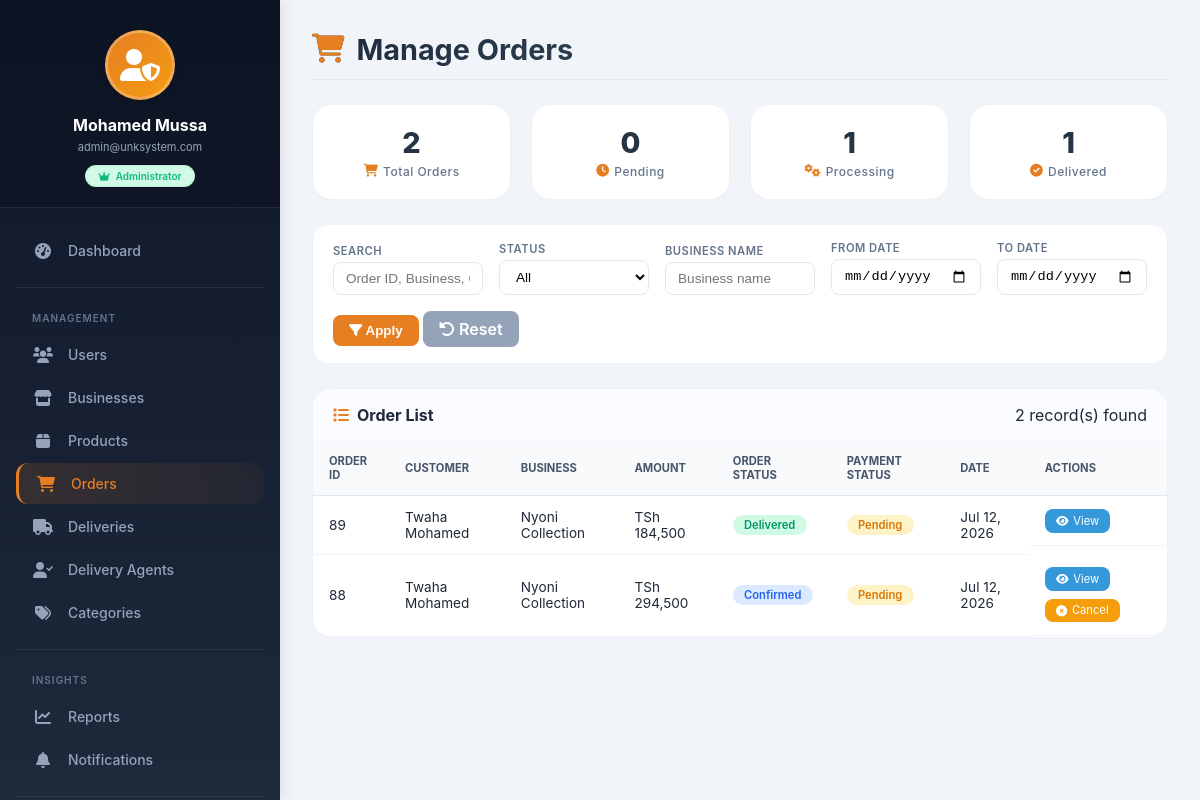
Page /admin/orders/index.php (signed in) on the earlier database version.
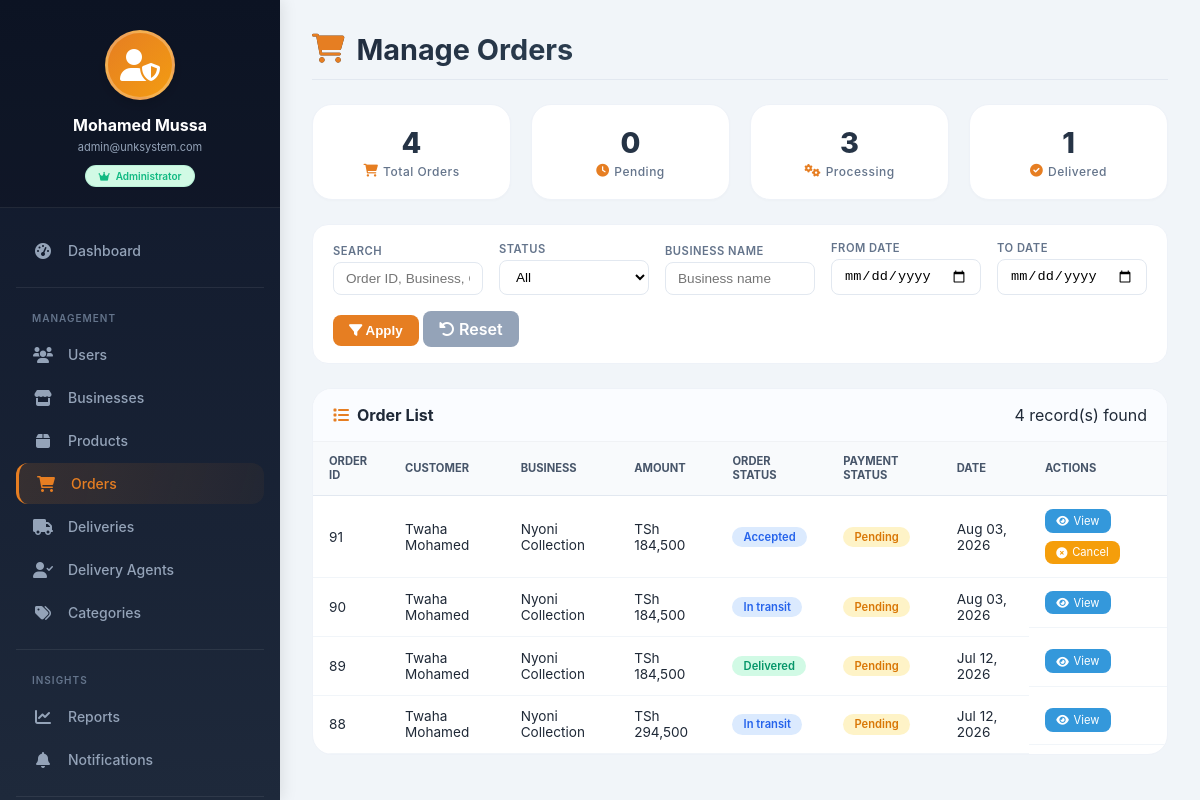
Same page on the later database version.
### tables this page shows
CREATE TABLE `orders` (
  `order_id` int(11) NOT NULL AUTO_INCREMENT,
  `customer_id` int(11) NOT NULL,
  `business_id` int(11) NOT NULL,
  `order_date` timestamp NOT NULL DEFAULT current_timestamp(),
  `total_amount` decimal(10,2) NOT NULL,
  `delivery_fee` decimal(10,2) DEFAULT 0.00,
  `agent_id` int(11) DEFAULT NULL,
  `grand_total` decimal(10,2) NOT NULL,
  `status` enum('pending','accepted','confirmed','preparing','ready','picked_up','in_transit','delivered','cancelled') DEFAULT 'pending',
  `delivery_otp` varchar(10) DEFAULT NULL,
  `delivery_otp_expires` timestamp NULL DEFAULT NULL,
  `delivery_otp_verified` tinyint(1) NOT NULL DEFAULT 0,
  `delivery_completed_at` timestamp NULL DEFAULT NULL,
  `payment_method` enum('cash','mobile_money','card') DEFAULT 'cash',
  `payment_status` enum('pending','paid') DEFAULT 'pending',
  `delivery_address` text NOT NULL,
  `special_instructions` text DEFAULT NULL,
  `estimated_delivery_time` datetime DEFAULT NULL,
  PRIMARY KEY (`order_id`),
  KEY `idx_orders_customer` (`customer_id`),
  KEY `idx_orders_business` (`business_id`),
  KEY `idx_orders_status` (`status`),
  KEY `idx_orders_date` (`order_date`),
  KEY `idx_orders_agent` (`agent_id`),
  KEY `idx_orders_payment_status` (`payment_status`),
  KEY `idx_orders_customer_status` (`customer_id`,`status`),
  KEY `idx_orders_business_status` (`business_id`,`status`),
  KEY `idx_orders_date_status` (`order_date`,`status`),
  KEY `idx_orders_grand_total` (`grand_total`),
  CONSTRAINT `fk_orders_agent` FOREIGN KEY (`agent_id`) REFERENCES `delivery_agents` (`agent_id`) ON DELETE SET NULL ON UPDATE CASCADE,
  CONSTRAINT `fk_orders_business` FOREIGN KEY (`business_id`) REFERENCES `businesses` (`business_id`) ON UPDATE CASCADE,
  CONSTRAINT `fk_orders_customer` FOREIGN KEY (`customer_id`) REFERENCES `customers` (`customer_id`) ON UPDATE CASCADE
);

CREATE TABLE `customers` (
  `customer_id` int(11) NOT NULL AUTO_INCREMENT,
  `user_id` int(11) NOT NULL,
  `first_name` varchar(100) DEFAULT NULL,
  `last_name` varchar(100) DEFAULT NULL,
  `saved_address` text DEFAULT NULL,
  `city` varchar(100) DEFAULT NULL,
  `profile_pic` varchar(255) DEFAULT NULL,
  `created_at` timestamp NOT NULL DEFAULT current_timestamp(),
  `payment_preference` varchar(50) DEFAULT 'cash',
  `profile_image` varchar(255) DEFAULT NULL,
  `payment_pref` varchar(50) DEFAULT 'cash_on_delivery',
  `delivery_latitude` decimal(10,8) DEFAULT NULL,
  `delivery_longitude` decimal(11,8) DEFAULT NULL,
  PRIMARY KEY (`customer_id`),
  UNIQUE KEY `uk_customers_user` (`user_id`),
  KEY `idx_customers_city` (`city`),
  CONSTRAINT `fk_customers_user` FOREIGN KEY (`user_id`) REFERENCES `users` (`user_id`) ON DELETE CASCADE ON UPDATE CASCADE
);

CREATE TABLE `businesses` (
  `business_id` int(11) NOT NULL AUTO_INCREMENT,
  `user_id` int(11) NOT NULL,
  `business_name` varchar(255) NOT NULL,
  `registration_number` varchar(100) DEFAULT NULL,
  `description` text DEFAULT NULL,
  `address` text NOT NULL,
  `location` varchar(255) DEFAULT NULL,
  `latitude` decimal(10,8) DEFAULT NULL,
  `longitude` decimal(11,8) DEFAULT NULL,
  `license_number` varchar(100) DEFAULT NULL,
  `logo_url` varchar(255) DEFAULT NULL,
  `business_hours` text DEFAULT NULL,
  `rating` decimal(2,1) DEFAULT 0.0,
  `total_reviews` int(11) DEFAULT 0,
  `is_verified` tinyint(1) DEFAULT 0,
  `is_active` tinyint(1) DEFAULT 1,
  `created_at` timestamp NOT NULL DEFAULT current_timestamp(),
  `city` varchar(100) DEFAULT NULL,
  `phone` varchar(20) DEFAULT NULL,
  `payment_methods` text DEFAULT NULL,
  `nida_number` varchar(20) DEFAULT NULL,
  PRIMARY KEY (`business_id`),
  UNIQUE KEY `uk_businesses_user` (`user_id`),
  UNIQUE KEY `uk_businesses_registration` (`registration_number`),
  UNIQUE KEY `uk_businesses_nida` (`nida_number`),
  KEY `idx_businesses_name` (`business_name`),
  KEY `idx_businesses_verified` (`is_verified`),
  KEY `idx_businesses_active` (`is_active`),
  KEY `idx_businesses_city` (`city`),
  CONSTRAINT `fk_businesses_user` FOREIGN KEY (`user_id`) REFERENCES `users` (`user_id`) ON DELETE CASCADE ON UPDATE CASCADE
);

### admin/orders/index.php (the view, shortened to what the changed rows need)
<?php
require_once '../../config/database.php';
$sql = "SELECT o.order_id, o.grand_total, o.status, o.payment_status, o.order_date,
               c.first_name, c.last_name, c.customer_id,
               b.business_name, b.business_id
        FROM orders o
        JOIN customers c ON o.customer_id = c.customer_id
        JOIN businesses b ON o.business_id = b.business_id
        WHERE 1=1";
$sql .= " ORDER BY o.order_date DESC";
$stmt = mysqli_prepare($conn, $sql);
mysqli_stmt_execute($stmt);
$result = mysqli_stmt_get_result($stmt);
$orders = [];
while ($row = mysqli_fetch_assoc($result)) {
    $orders[] = $row;
}
include '../includes/admin_sidebar.php';
?>
<!DOCTYPE html>
<html lang="en">
<head>
    <link rel="stylesheet" href="https://cdnjs.cloudflare.com/ajax/libs/font-awesome/6.0.0/css/all.min.css">
</head>
<body>
<div class="admin-content">
    <div class="page-header">
        <h1><i class="fas fa-shopping-cart"></i> Manage Orders</h1>
    </div>
    <div class="table-card">
        <div class="table-header">
            <h3><i class="fas fa-list"></i> Order List</h3>
            <span><?= count($orders) ?> record(s) found</span>
        </div>
        <div class="table-container">
            <table class="data-table">
                <thead>
                    <tr>
                        <th>Order ID</th><th>Customer</th><th>Business</th><th>Amount</th>
                        <th>Order Status</th><th>Payment Status</th><th>Date</th><th>Actions</th>
                    </tr>
                </thead>
                <tbody>
                    <?php if (empty($orders)): ?>
                        <tr class="empty-row"><td colspan="8">No orders found</a></td>
                    <?php else: foreach ($orders as $o): ?>
                        <tr onclick="location.href='view.php?id=<?= $o['order_id'] ?>'">
                            <td><?= $o['order_id'] ?></td>
                            <td><?= htmlspecialchars($o['first_name'] . ' ' . $o['last_name']) ?></td>
                            <td><?= htmlspecialchars($o['business_name']) ?></td>
                            <td>TSh <?= number_format($o['grand_total']) ?></td>
                            <td><span class="badge badge-<?= $o['status'] === 'pending' ? 'pending' : (in_array($o['status'], ['delivered']) ? 'delivered' : ($o['status'] === 'cancelled' ? 'cancelled' : 'processing')) ?>"><?= ucfirst(str_replace('_', ' ', $o['status'])) ?></span></td>
                            <td><span class="badge <?= $o['payment_status'] === 'paid' ? 'badge-delivered' : 'badge-pending' ?>"><?= ucfirst($o['payment_status']) ?></span></td>
                            <td><?= date('M d, Y', strtotime($o['order_date'])) ?></td>
                            <td class="action-btns" onclick="event.stopPropagation();">
                                <a href="view.php?id=<?= $o['order_id'] ?>" class="btn-sm btn-view"><i class="fas fa-eye"></i> View</a>
                                <?php if (in_array($o['status'], ['pending', 'accepted', 'confirmed', 'preparing', 'ready'])): ?>
                                    <a href="cancel.php?id=<?= $o['order_id'] ?>" class="btn-sm btn-cancel" onclick="return confirm('Cancel this order? This action may restore stock.')"><i class="fas fa-times-circle"></i> Cancel</a>
                                <?php endif; ?>
                        </tr>
                    <?php endforeach; endif; ?>
                </tbody>
        </div>
    </div>
</div>
</body>
</html>

Differences in the rows shown:
added orders: order_id "91", customer.last_name "Twaha Mohamed", business.business_name "Nyoni Collection", grand_total "184,500", status "Accepted", payment_status "Pending", order_date "Aug 03, 2026"
added orders: order_id "90", customer.last_name "Twaha Mohamed", business.business_name "Nyoni Collection", grand_total "184,500", status "In transit", payment_status "Pending", order_date "Aug 03, 2026"
changed orders id 88: status "Confirmed" → "In transit"; no longer shows "Cancel"
Other differences:
count($orders): "2" → "4"
